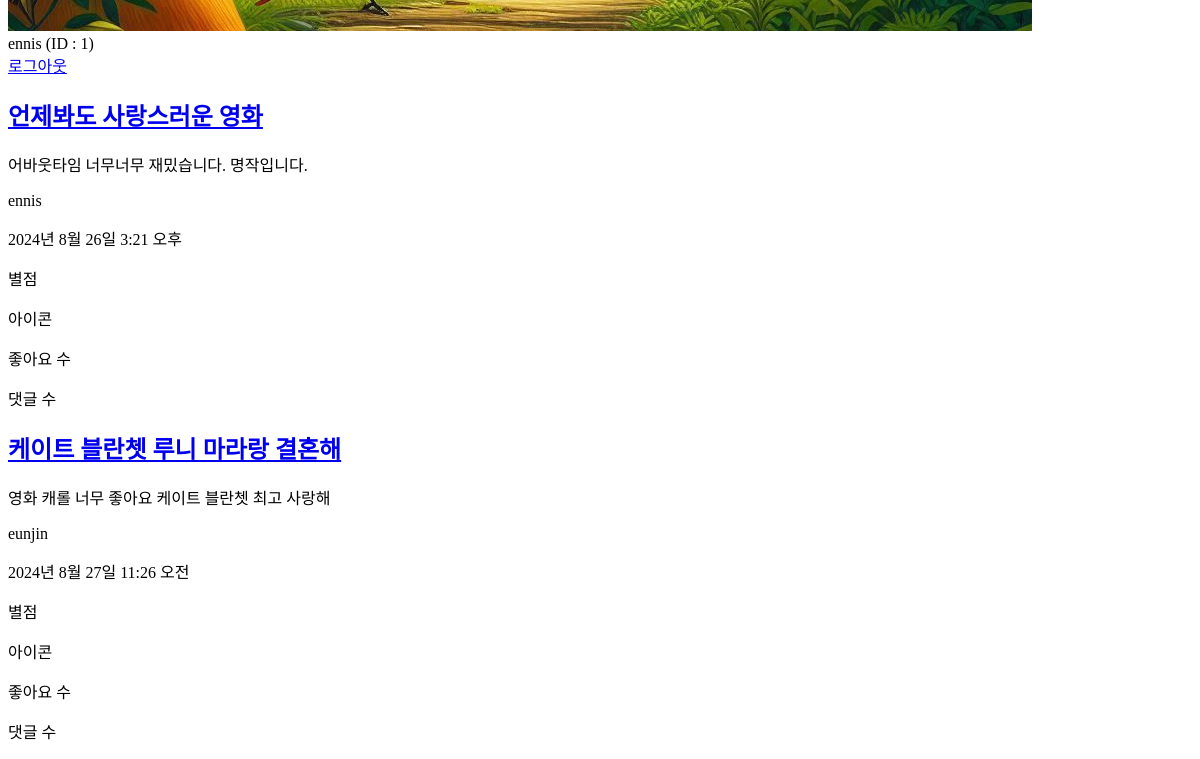
The page /posts/feeds/ (signed in, lower part) on the database as committed earlier.
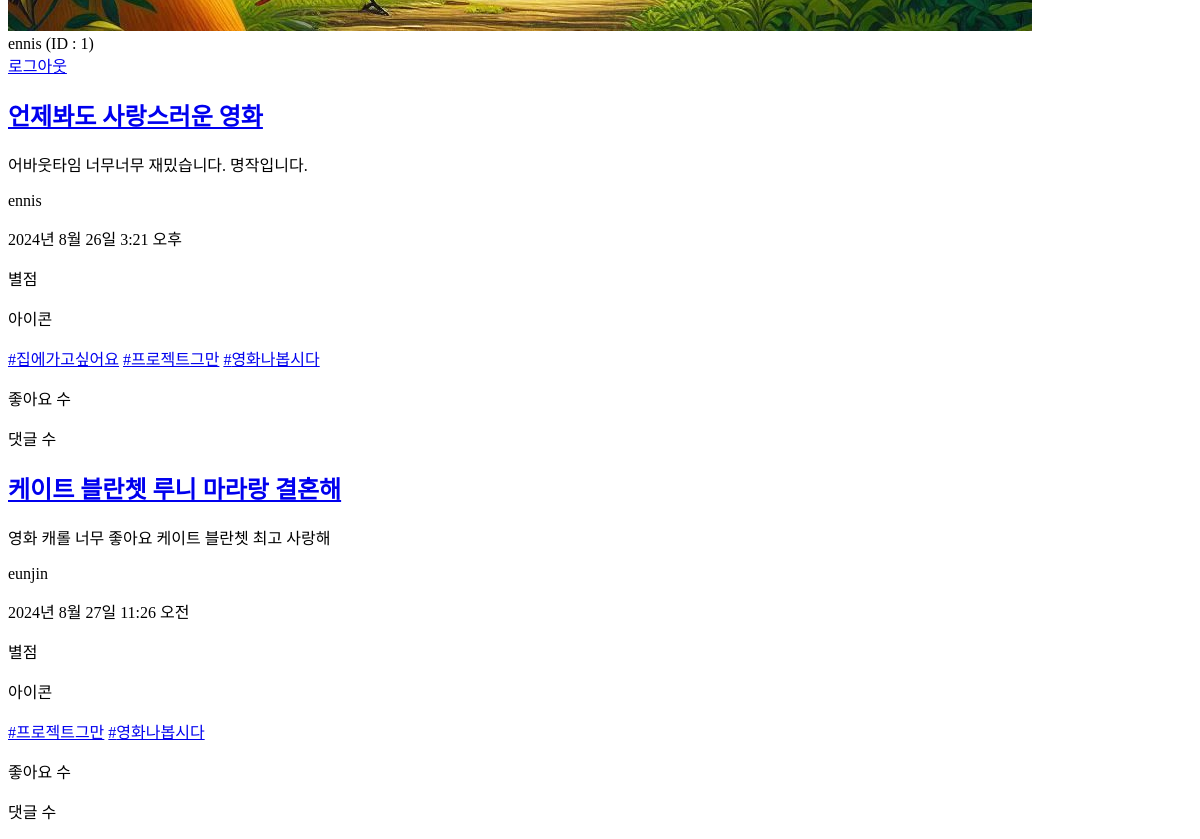
The same page on the database as committed later.
### posts/models.py (models this page shows, shortened)
class Post(models.Model):
    user = models.ForeignKey("users.User", # 앱이름.모델이름
                             verbose_name = "작성자",
                             on_delete = models.CASCADE) # 작성자 데이터 삭제되면 Post도 같이 삭제
    review = models.TextField("리뷰", blank = True)
    short_comment = models.CharField("한줄평", max_length = 50)
    created = models.DateTimeField("작성일시", auto_now_add = True)
    tags = models.ManyToManyField("posts.HashTag", verbose_name="해시태그 목록", blank=True)

class HashTag(models.Model):
    name = models.CharField("태그명", max_length=30)

### users/models.py (models this page shows)
class User(AbstractUser):
    profile_image = models.ImageField("프로필 이미지", upload_to="users/profile", blank=True)
    short_description = models.TextField("소개글", blank=True)
    like_posts = models.ManyToManyField(
        "posts.Post",
        verbose_name="좋아요 누른 게시글",
        related_name="like_users",
        blank=True,
    )
    def __str__(self):
        return self.username

### posts/views.py (the view)
# urls.py: path("feeds/", views.feeds, name = "feeds"),
def feeds(request):
    user = request.user
    is_authenticated = user.is_authenticated
    if not is_authenticated:
        return redirect("users:login")
    posts = Post.objects.all()
    context = {
        "posts" : posts
    }
    return render(request, "posts/feeds.html", context)

### templates/posts/feeds.html (shortened to what this page needs)
{% load static %}
<!DOCTYPE html>
<html lang="ko">
    <body>
        <div><img src="{{ user.profile_image.url }}"></div>
        <div>{{ user.username }} (ID : {{ user.id }})</div>
        <a href = "/users/logout/">로그아웃</a>
        <section>
            {% for post in posts %}
            <div>
                <h2>
                    <a href = "/posts/detail/">{{ post.short_comment }}</a>
                </h2>
                <p>{{ post.review }} </p>
                <p>{{ post.user }}</p>
                <p>{{ post.created }}</p>
                <p>별점</p>
                <p>아이콘</p>
                <div class = "post-tags">
                    {% for tag in post.tags.all %}
                        <a href = "{% url 'posts:tags' tag_name=tag.name %}">#{{ tag.name }}</a>
                    {% endfor %}
                </div>
                <p>좋아요 수</p>
                <p>댓글 수</p>
            </div>
            {% endfor %}
        </section>
    </body>
</html>

Rows that differ between the two databases and show on the page:
added HashTag: name "집에가고싶어요", shown under Post "언제봐도 사랑스러운 영화"
added HashTag: name "프로젝트그만"
added HashTag: name "영화나봅시다"
